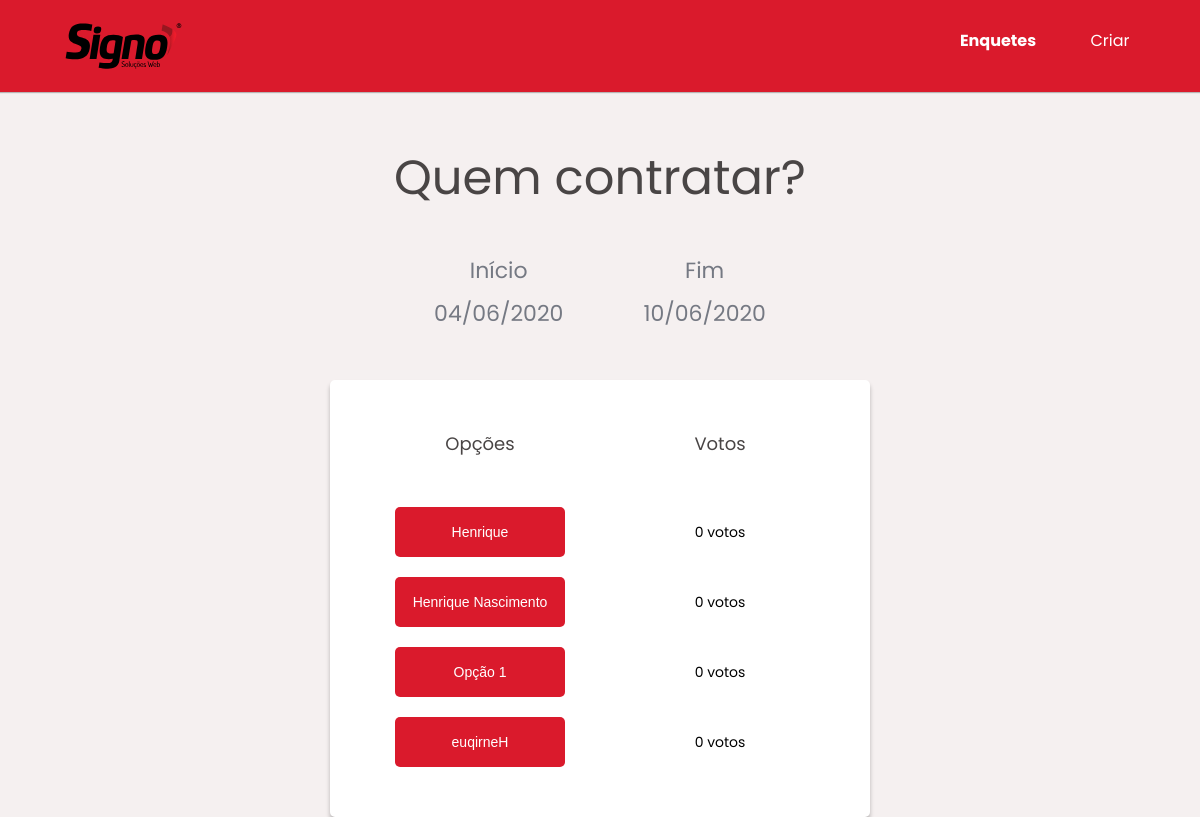
/pages/Survey.php?survey=2, run on the app's committed database.
### tables this page shows
CREATE TABLE `tbsurveys` (
  `id` int NOT NULL AUTO_INCREMENT,
  `title` varchar(100) NOT NULL,
  `description` text NOT NULL,
  `begindate` date NOT NULL,
  `enddate` date NOT NULL,
  PRIMARY KEY (`id`)
);

CREATE TABLE `tboptions` (
  `id` int NOT NULL AUTO_INCREMENT,
  `survey_id` int NOT NULL,
  `name` varchar(25) NOT NULL,
  `votes` int DEFAULT '0',
  PRIMARY KEY (`id`),
  KEY `tboptions_FK` (`survey_id`),
  CONSTRAINT `tboptions_FK` FOREIGN KEY (`survey_id`) REFERENCES `tbsurveys` (`id`)
);

### src/Connection.php (called while the page is built, shortened)
<?php
class Connection {
    private static $instance;
    public static function getConn()
    {
        if (!isset(self::$instance)) {
            try {
                self::$instance = new PDO(
                    "mysql:dbname=" .self::DB
                    ."; user=" .self::USER
                    ."; password=" .self::PASS
                    ."; host=" .self::HOST
                    ."; port=" . self::PORT
                );
            } catch (Exception $e) {
                echo '<script> console.log(\'Error in database connection.\')</script>';
            }
        }
        return self::$instance;
    }
}

### src/controller/ControllerSurvey.php (called while the page is built, shortened)
<?php
require_once '../model/ModelOption.php';
require_once '../model/ModelSurvey.php';
require_once '../utils/SurveyUtils.php';
class ControllerSurvey {
    private $modelSurvey;
    private $modelOption;
    public function __construct() {
        $this->modelSurvey = new ModelSurvey();
        $this->modelOption = new ModelOption();
    }
    public function getSurveyOptions($id) {
        $options = array();
        foreach ($this->modelOption->options($id) as $option) {
            array_push($options, self::parseOptions($option));
        }
        return $options;
    }
    public function getSurveyById($id) {
        return self::parseSurvey($this->modelSurvey->surveyById($id));
    }
    private static function parseSurvey($survey) {
        $id = $survey->id;
        $title = $survey->title;
        $begin = SurveyUtils::parseDate($survey->begindate);
        $end   = SurveyUtils::parseDate($survey->enddate);
        $dateCompare = SurveyUtils::dateCompare($survey->begindate, $survey->enddate);
        $class  = $dateCompare['class'];
        $status = $dateCompare['status'];
        return [
            'id' => $id,
            'title' => $title,
            'begin' => $begin,
            'end' => $end,
            'class' => $class,
            'status' => $status
        ];
    }
    private static function parseOptions($option) {
        $name = $option->name;
        $votes = $option->votes;
        return [
            'name' => $name,
            'votes' => $votes,
        ];
    }
}

### src/model/ModelSurvey.php (called while the page is built, shortened)
<?php
require_once '../Connection.php';
class ModelSurvey {
    private $table;
    private $conn;
    public function __construct() {
        $this->table = 'tbsurveys';
        $this->conn = Connection::getConn();
    }
    public function surveyById($id) {
        $surveyOptions = null;
        $sSql =  ' SELECT * FROM ' .$this->table
                .'  WHERE id = '. $id ;
        $result = $this->conn->prepare($sSql);
        $result->execute();
        if ($result->rowCount() > 0) {
            $surveyOptions = $result->fetch(PDO::FETCH_OBJ);
        }
        return $surveyOptions;
    }
}

### src/utils/SurveyUtils.php (called while the page is built, shortened)
<?php
class SurveyUtils {
    public static function parseDate($date) {
        return date("d/m/Y", strtotime($date));
    }
    public static function dateCompare($begin, $end) {
        $today = date('Y-m-d');
        if ($begin > $today) {
            return ['status' => 'Não Iniciada', 'class' => 'waiting'];
        } elseif ($end < $today) {
            return ['status' => 'Finalizada', 'class' => 'finished'];
        } else {
            return ['status' => 'Em Andamento', 'class' => 'active'];
        }
    }
}

### src/model/ModelOption.php (called while the page is built, shortened)
<?php
require_once '../Connection.php';
class ModelOption {
    private $table;
    private $conn;
    public function __construct() {
        $this->table = 'tboptions';
        $this->conn = Connection::getConn();
    }
    public function options($id) {
        $surveyOptions = null;
        $sSql = ' SELECT * FROM ' .$this->table
               .'  WHERE survey_id = '. $id ;
        $result = $this->conn->prepare($sSql);
        $result->execute();
        if ($result->rowCount() > 0) {
            $surveyOptions = $result->fetchAll(PDO::FETCH_OBJ);
        }
        return $surveyOptions;
    }
}

### src/view/ViewSurvey.php (the view, shortened to what this page needs)
<?php
require_once '../controller/ControllerSurvey.php';
class ViewSurvey {
    public static function surveysCard($id) {
        $controllerSurvey = new ControllerSurvey();
        $survey  = $controllerSurvey->getSurveyById($id);
        $options = $controllerSurvey->getSurveyOptions($id);
        $voteComponent = '';
        foreach ($options as $option) {
            $voteComponent .=
                <<<HTML
                    <div>
                        <button class="pointer">{$option['name']}</button>
                        <span>{$option['votes']} votos</span>
                    </div>
                HTML;
        }
        $html = <<<HTML
            <div id="title-survey">
                {$survey['title']}
            </div>
            <div id="dates">
                <div>
                    <span>Início</span>
                    <span>{$survey['begin']}</span>
                </div>
                <div>
                    <span>Fim</span>
                    <span>{$survey['end']}</span>
                </div>
            </div>
            <div id="options">
                <header>
                    <div>Opções</div>
                    <div>Votos</div>
                </header>
                $voteComponent
            </div>
        HTML;
        return $html;
    }
}

### src/pages/Survey.php (shortened to what this page needs)
<?php
require_once '../view/ViewSurvey.php';
?>
<!DOCTYPE html>
<html lang="pt">
    <head>
        <link rel="stylesheet" type="text/css"  href="../assets/styles.css" />
    </head>
    <body>
        <header id="main-header" style="height: 92px;">
            <div class="content">
                <img src="../assets/logo-signo.svg" alt="Logo SignoWeb" />
                <div class="side">
                  <span onclick="window.location = '../pages/Dashboard.php'">
                    <strong>Enquetes</strong>
                    <div class="undescore"></div>
                  </span>
                    <span>
                    Criar
                    <div class="undescore"></div>
                  </span>
                </div>
            </div>
        </header>
        <div class="survey-container">
            <?php echo ViewSurvey::surveysCard($_GET['survey']) ?>
        </div>
    </body>
</html>

### src/assets/styles.css (style rules this page uses)
* { padding: 0; margin: 0; box-sizing: border-box; }
input, button { outline: 0; }
body { background: #f5f0f0; font: 16px "Poppins", sans-serif; text-rendering: optimizeLegibility !important; -webkit-font-smoothing: antialiased !important; }
.content { max-width: 1160px; margin: 0 auto; padding: 0 30px; }
header#main-header { background: #da1a2c; color: #fff; height: 238px; width: 100vw; box-shadow: 0 1px 1px rgba(0, 0, 0, 0.25); }
header#main-header .content { display: flex; align-items: center; justify-content: space-between; height: 92px; }
header#main-header img { width: 117px; margin: 0 15px; }
header#main-header .content { display: flex; }
header#main-header div.side { display: flex; }
header#main-header div.side span { cursor: pointer; display: flex; flex-direction: column; align-items: center; justify-content: center; }
header#main-header div.side span div.undescore { margin-top: 10px; width: 80px; height: 2px; border-radius: 5px; }
header#main-header span + span { margin-left: 32px; }
.pointer { cursor: pointer; }
div.survey-container { margin-top: 50px; display: flex; flex-direction: column; align-items: center; justify-content: center; }
div.survey-container div#title-survey { font-size: 48px; color: #494545; }
div.survey-container div#dates { font-size: 22px; color: #757983; display: flex; align-items: center; justify-content: center; }
div.survey-container div#dates div { margin: 40px; display: flex; flex-direction: column; align-items: center; justify-content: center; }
div.survey-container div#dates div span { margin-bottom: 10px; }
div.survey-container div#options { padding: 30px; padding-bottom: 50px; width: 540px; background: #fff; box-shadow: 0px 4px 4px rgba(0, 0, 0, 0.25); border-radius: 5px; display: flex; flex-direction: column; align-items: center; justify-content: center; }
div.survey-container div#options header { width: 100%; margin-bottom: 30px; display: flex; align-items: center; justify-content: space-around; font-weight: normal; font-size: 18px; color: #494545; }
div.survey-container div#options div { margin-top: 20px; width: 100%; display: flex; align-items: center; justify-content: space-around; }
div.survey-container div#options div button { width: 170px; height: 50px; border: 0px; border-radius: 5px; transition: background-color 0.5s, color 0.5s; font-size: 14px; color: #ffffff; background: #da1a2c; }
div.survey-container div#options div span { width: 170px; height: 50px; display: flex; align-items: center; justify-content: center; font-size: 14px; }

### data on the page
tbsurveys: title "Quem contratar?"
tboptions: name "Henrique", votes "0"
tboptions: name "Henrique Nascimento", votes "0"
tboptions: name "Opção 1", votes "0"
tboptions: name "euqirneH", votes "0"

### other printed values
$survey['begin'] "04/06/2020"
$survey['end'] "10/06/2020"
